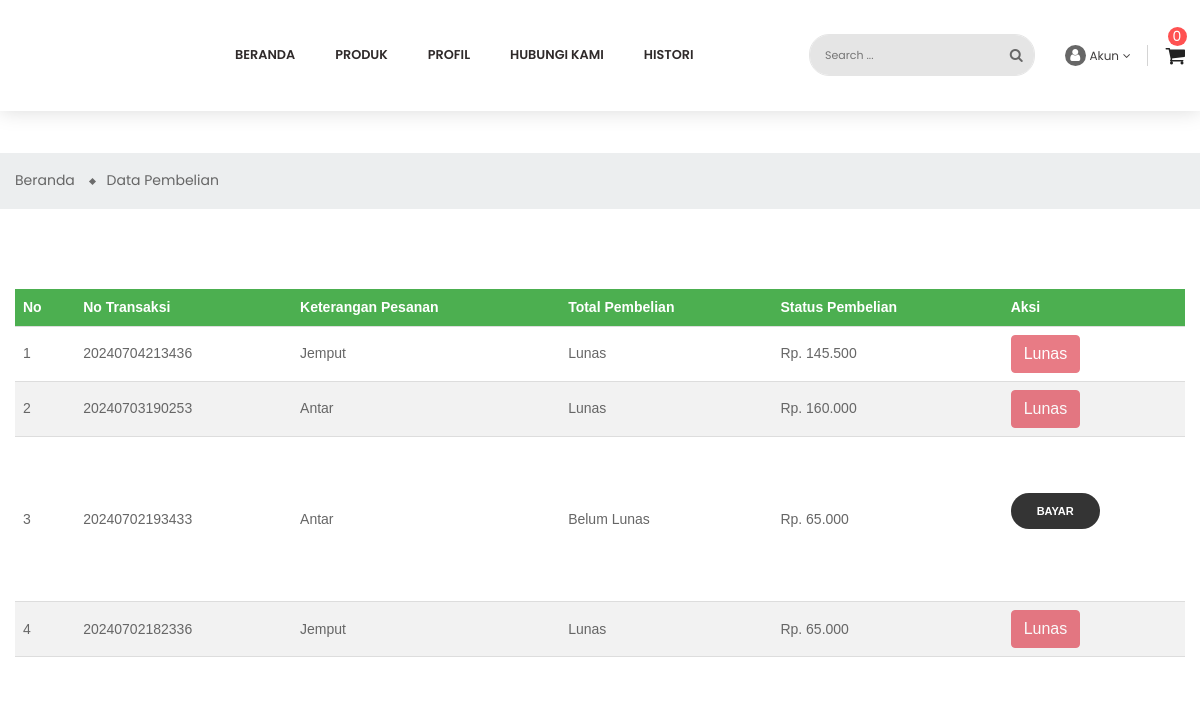
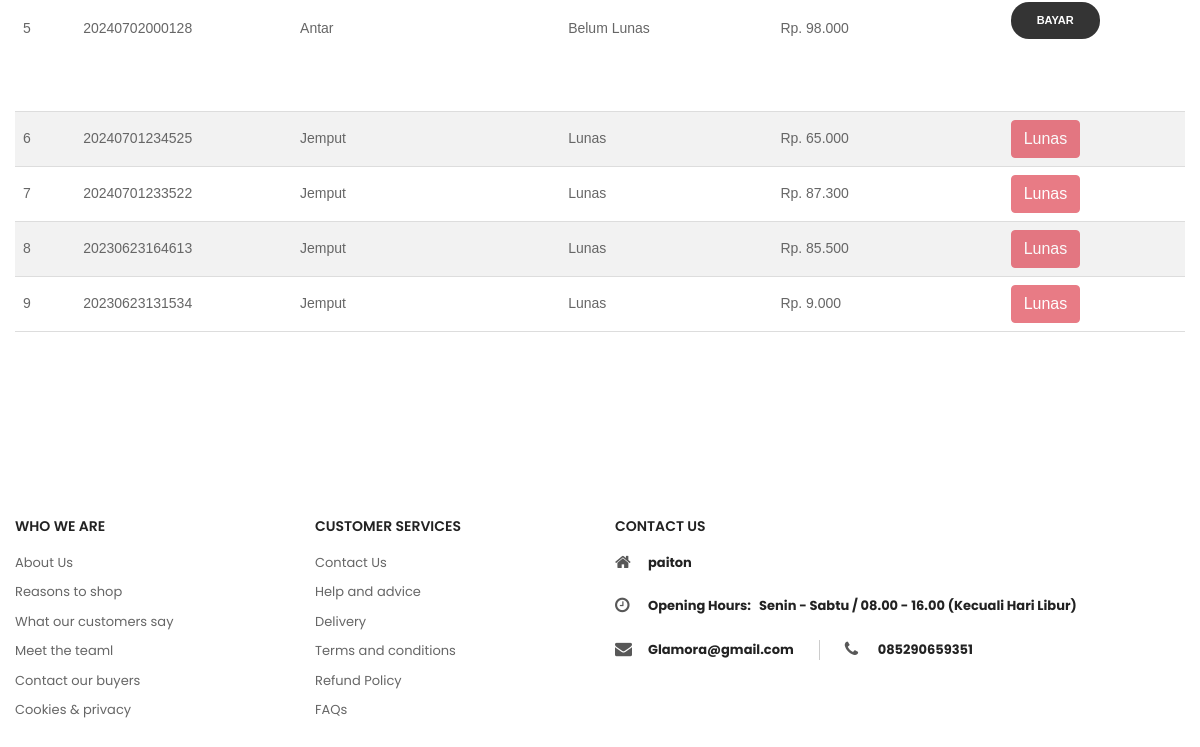
/data-pembelian/ (signed in), run on an earlier commit of the app's database (2 pictures, top to bottom).
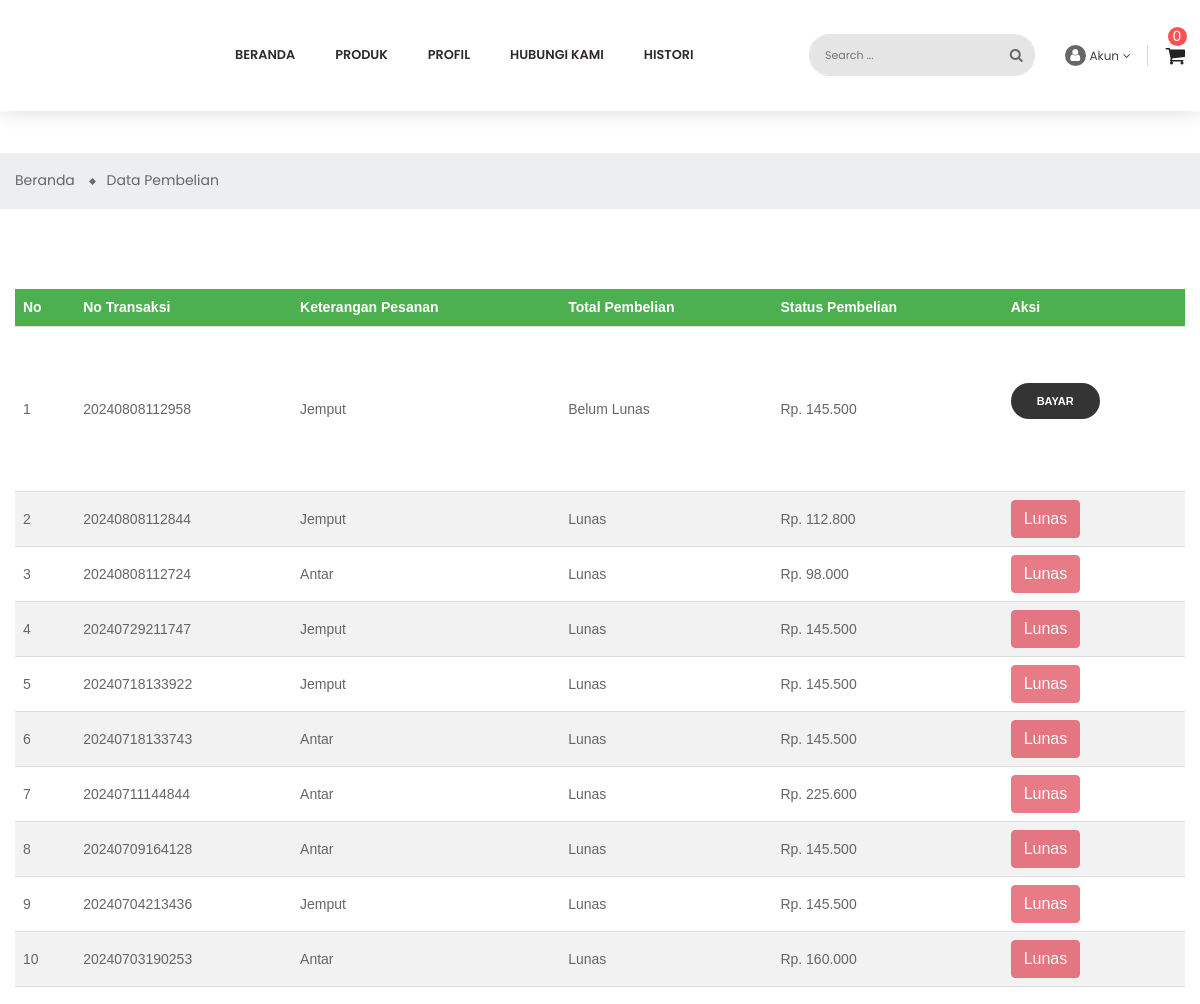
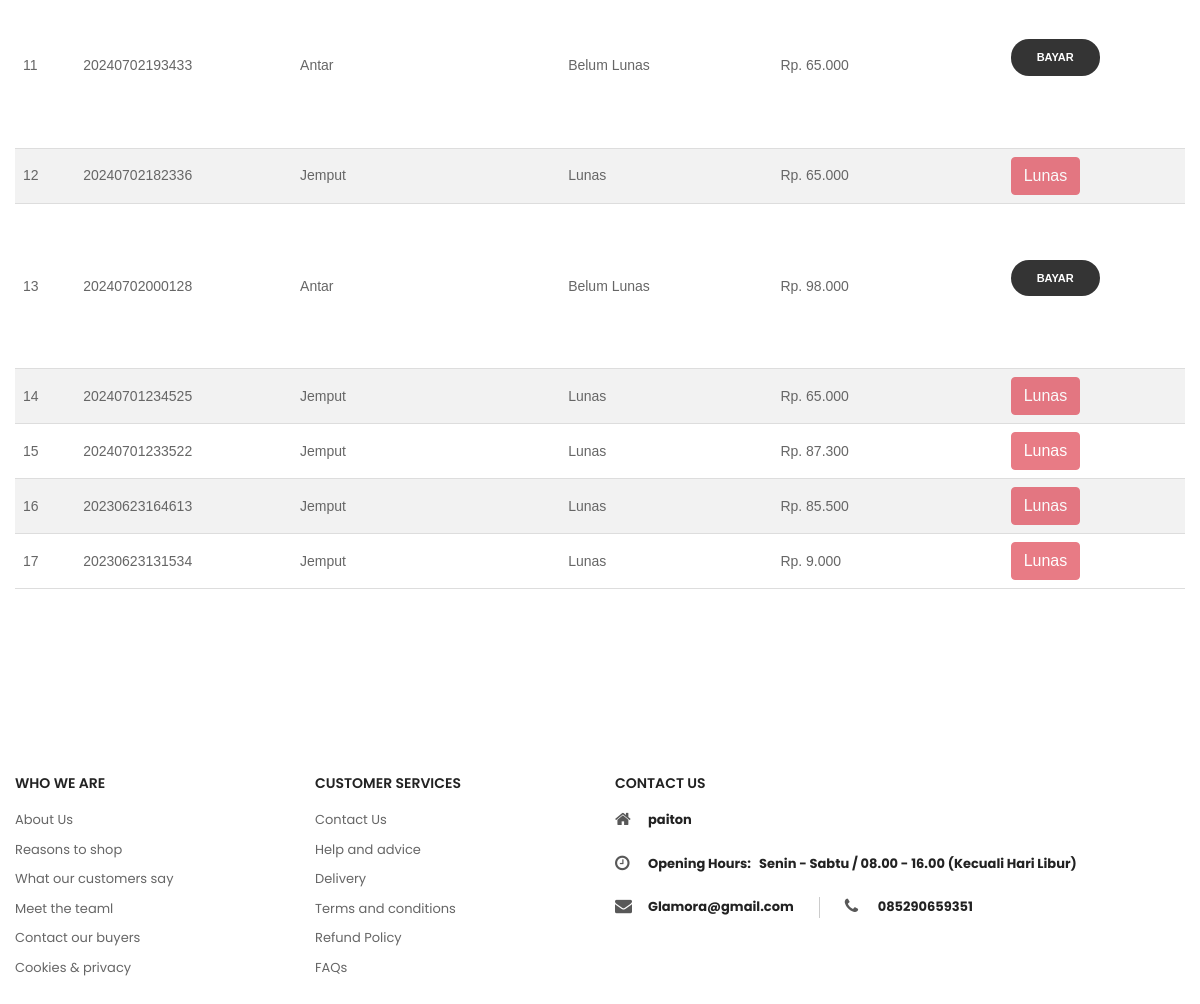
And on a later commit of the database (2 pictures, top to bottom).
### cart/models.py (models this page shows, shortened)
class Transaksi(models.Model):
    Status=(
        ('Belum Lunas', 'Belum Lunas'),
        ('Lunas' , 'Lunas'),
        ('Pengiriman' , 'Pengiriman'),
        ('Selesai' , 'Selesai'),
        ('Batalkan' , 'Batalkan'),
        ('Kadaluarsa' , 'Kadaluarsa'),
        ('Pembayaran Ditolak' , 'Pembayaran Ditolak'),
    )
    KT=(
        ('Jemput', 'Jemput'),
        ('Antar' , 'Antar'),
    )
    custumer = models.ForeignKey(Custumer, null=True, blank=False, on_delete=models.SET_NULL)
    no_transaksi = models.CharField(max_length=200, blank=False, null=True)
    wa_kirim = models.CharField(max_length=200, blank=True, null=True,verbose_name="No Whatsapp")
    alamat_kirim = models.CharField(max_length=300, blank=True,null=True)
    keterangan_pesanan = models.CharField(max_length=200, blank=True, null=True, choices=KT)
    status = models.CharField(max_length=200, default="Belum Lunas", blank=True, null=True, choices=Status)
    total_transaksi = models.BigIntegerField(blank=True, null=True)
    date_created= models.DateTimeField(auto_now_add=True, null=True,blank=True)
    token_payment = models.CharField(max_length=300, blank=True, null=True)
    class Meta:
        ordering = ('-no_transaksi', )
    class Meta:
        verbose_name_plural ="Transaksi"

### website/views.py (the view)
# urls.py: path('data-pembelian/', views.datapembelian, name='datapembelian'),
@login_required(login_url='loginpage')
def datapembelian(request):
    id_konsumen = request.user.custumer.id
    transaksi = Transaksi.objects.filter(custumer__id=id_konsumen).order_by('-id')
    context = {
         "judul": "Halaman Pembelian Meubel",
         "transaksi":transaksi
    }
    return render(request, 'datapembelian.html', context)

### cart/context_processors.py (called while the page is built)
def keranjang(request):
    return {'keranjang': Cart(request)}

### cart/keranjang.py (called while the page is built)
    def __len__(self):
        return sum(item['quantity'] for item in self.cart.values())

    def get_total_price(self):
        return sum(Decimal(item['price']) * item['quantity'] for item in self.cart.values())

### website/context_processors.py (called while the page is built)
def kategori_context_processor(request):
    return {
        'kategori': Kategori.objects.all()
    }

### website/views.py (called while the page is built)
def kategoriberanda(request):
    kategori = Kategori.objects.filter(aktif=True).order_by('-id')
    return {'kategori':kategori}

### website/templates/datapembelian.html (shortened to what this page needs)
{% extends "base.html" %}
{% load static %}
{% load humanize %}
{% block content %}
<br/>
<br/>
<div class="main-content mb-4" >
    <div id="wrapper-site">
        <div id="content-wrapper">
            <nav class="breadcrumb-bg">
                <div class="container no-index">
                    <div class="breadcrumb">
                        <ol>
                            <li>
                                <a href="{% url 'beranda' %}">
                                    <span>Beranda</span>
                                </a>
                            </li>
                            <li>
                                <a href="#">
                                    <span>Data Pembelian</span>
                                </a>
                            </li>
                        </ol>
                    </div>
                </div>
            </nav>
            <div id="wrapper-site">
                <div class="container">
                    <div class="row">
                        <div id="content-wrapper" class="col-xs-12 col-sm-12 col-md-12 col-lg-12 onecol">
                            <div id="main">
                                <table>
                                    <tr>
                                      <th>No</th>
                                      <th>No Transaksi</th>
                                      <th>Keterangan Pesanan</th>
                                      <th>Total Pembelian</th>
                                      <th>Status Pembelian</th>
                                      <th>Aksi</th>
                                    </tr>
                                {% for t in transaksi %}
                                <tr>
                                    <td>{{ forloop.counter }}</td>
                                    <td>{{ t.no_transaksi }}</td>
                                    <td>{{ t.keterangan_pesanan }}</td>
                                    <td>{{ t.status }}</td>
                                    <td>Rp. {{ t.total_transaksi | intcomma }}</td>
                                    <td>
                                      {% if t.status == "Lunas" %}
                                      <button class="btn btn-danger detail-btn" disabled>Lunas</button>
                                      {% else %}
                                      <a href="{% url 'isivitual' t.no_transaksi %}" class="btn btn-primary detail-btn" data-notransaksi="{{ t.no_transaksi }}">Bayar</a>
                                      {% endif %}
                                    </td>
                                </tr>
                                {% empty %}
                                <tr>
                                    <td colspan="6" align="center"> Data Kosong </td>
                                  </tr>
                                {% endfor %}
                                  </table>
                            </div>
                        </div>
                    </div>
                </div>
            </div>
        </div>
    </div>
</div>
{% endblock content %}

### templates/navbar.html (shortened to what this page needs)
<ul class="menu-top navbar-nav">
    <li class="{% if menu == "beranda" %}nav-link{% endif %}">
        <a href="{% url 'beranda' %}" class="parent">Beranda</a>
    </li>
    <li class="{% if menu == "produk" %}nav-link{% endif %}">
        <a href="" class="parent">Produk</a>
    </li>
    <li class="{% if menu == "profil" %}nav-link{% endif %}">
        <a href="{% url 'profil' %}" class="parent">Profil</a>
    </li>
    <li class="{% if menu == "hubungi" %}nav-link{% endif %}">
        <a href="{% url 'hubungi' %}" class="parent">Hubungi Kami</a>
    </li>
    {% if user.is_authenticated %}
											{% for group in user.groups.all  %}
												{% if group.name == "custumer" %}
													<li class="{% if menu == "datapembelian" %}nav-link{% endif %}">
														<a href="{% url 'datapembelian' %}" class="parent">Histori</a>
													</li>
												{% endif %}
											{% endfor %}
										{% endif %}
</ul>

What changed in the data, as far as the page shows it:
added Transaksi: no_transaksi "20240808112958", keterangan_pesanan "Jemput", status "Belum Lunas", total_transaksi "145.500"
added Transaksi: no_transaksi "20240808112844", keterangan_pesanan "Jemput", status "Lunas", total_transaksi "112.800"
added Transaksi: no_transaksi "20240808112724", keterangan_pesanan "Antar", status "Lunas", total_transaksi "98.000"
added Transaksi: no_transaksi "20240729211747", keterangan_pesanan "Jemput", status "Lunas", total_transaksi "145.500"
added Transaksi: no_transaksi "20240718133922", keterangan_pesanan "Jemput", status "Lunas", total_transaksi "145.500"
added Transaksi: no_transaksi "20240718133743", keterangan_pesanan "Antar", status "Lunas", total_transaksi "145.500"
added Transaksi: no_transaksi "20240711144844", keterangan_pesanan "Antar", status "Lunas", total_transaksi "225.600"
added Transaksi: no_transaksi "20240709164128", keterangan_pesanan "Antar", status "Lunas", total_transaksi "145.500"
